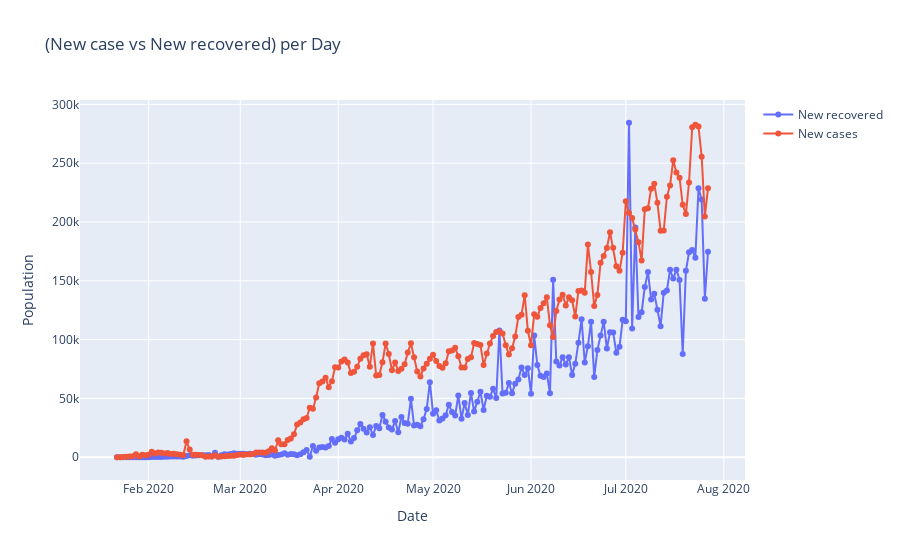

Notebook code cell kept with this figure:
### Code cell
figx=go.Figure()
figx.add_trace(go.Scatter(x=date_df['Date'],y=date_df['New recovered'],mode='lines+markers',name='New recovered'))
figx.add_trace(go.Scatter(x=date_df['Date'],y=date_df['New cases'],mode='lines+markers',name='New cases'))
figx.update_layout(title='(New case vs New recovered) per Day',xaxis_title='Date',yaxis_title='Population')
figx.show()

### Figure 1 — Plotly figure (JSON) as saved in the notebook; plotly's stock layout.template omitted (floating-point values rounded to 4 significant figures; data arrays with more than 128 entries replaced by an {"elided": "..."} marker saying what was removed)
{"data": [{"mode": "lines+markers", "name": "New recovered", "type": "scatter", "x": {"elided": "188 str values"}, "y": {"elided": "188 int values"}}, {"mode": "lines+markers", "name": "New cases", "type": "scatter", "x": {"elided": "188 str values"}, "y": {"elided": "188 int values"}}], "layout": {"autosize": true, "dragmode": "zoom", "title": {"text": "(New case vs New recovered) per Day"}, "xaxis": {"autorange": true, "range": ["2020-01-10 14:14:28.9655", "2020-08-07 09:45:31.0345"], "showspikes": false, "title": {"text": "Date"}, "type": "date"}, "yaxis": {"autorange": true, "range": [-23470.0, 307900.0], "showspikes": false, "title": {"text": "Population"}, "type": "linear"}}}
